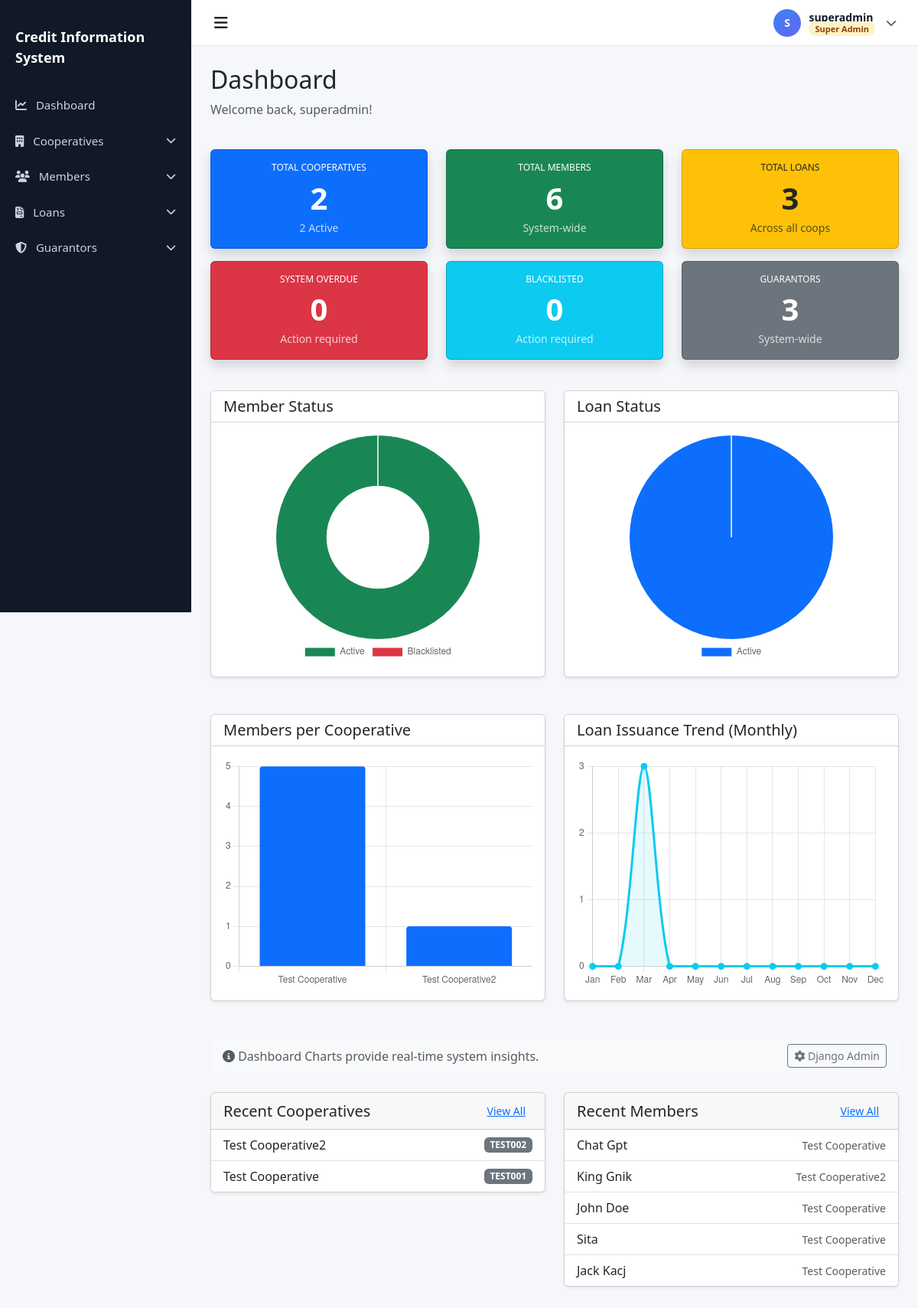
Page /accounts/dashboard/ (signed in) on the earlier database version.
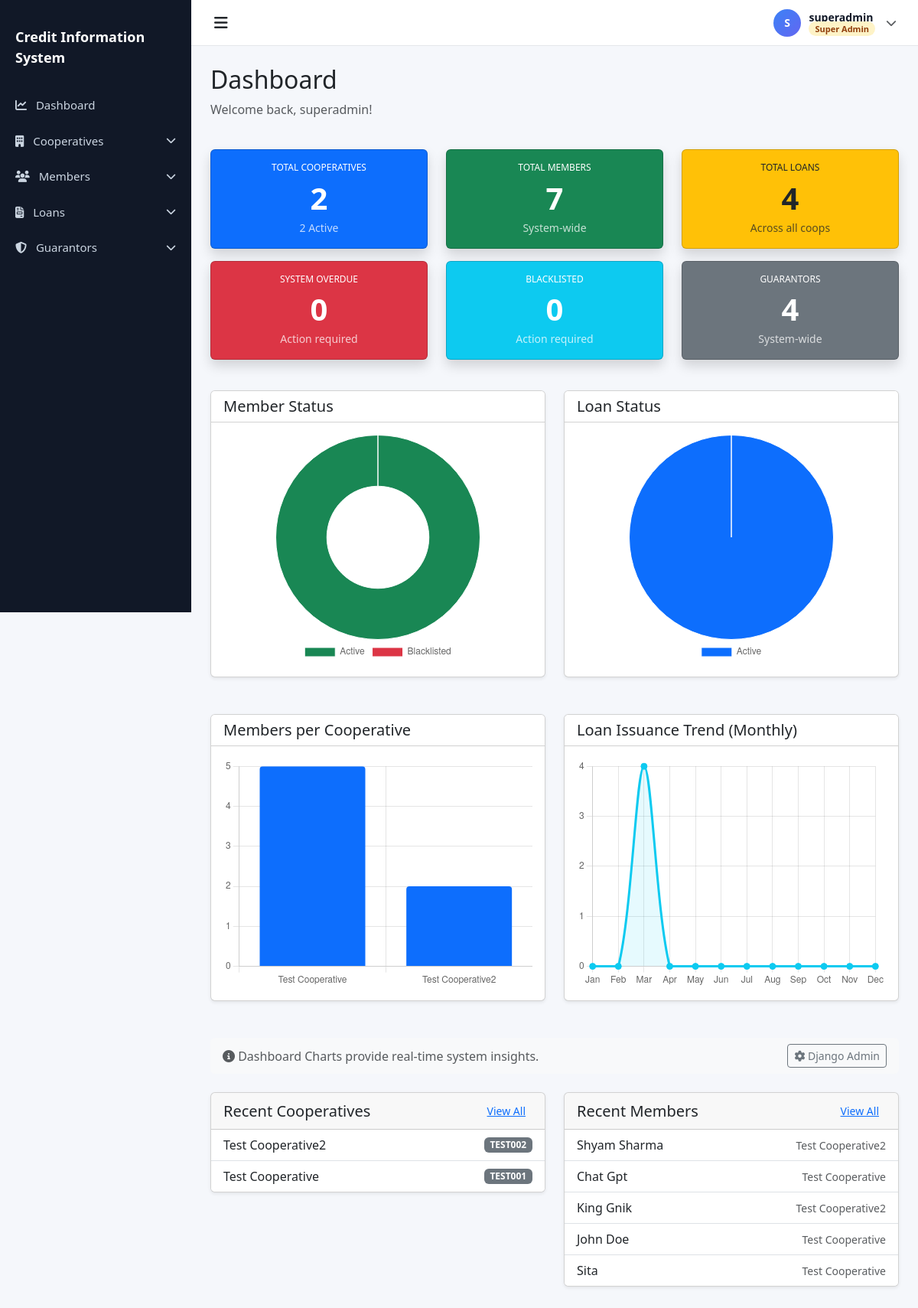
Same page on the later database version.
### cooperatives/models.py (models this page shows, shortened)
class Cooperative(models.Model):
    STATUS_CHOICES = (
        ('active', 'Active'),
        ('inactive', 'Inactive'),
    )
    name = models.CharField(max_length=255)
    code = models.CharField(max_length=50, unique=True)
    address = models.TextField()
    contact = models.CharField(max_length=255)  # Can contain phone/email
    status = models.CharField(max_length=20, choices=STATUS_CHOICES, default='active')
    created_at = models.DateTimeField(auto_now_add=True)
    updated_at = models.DateTimeField(auto_now=True)
    class Meta:
        ordering = ['-created_at']
        verbose_name_plural = 'Cooperatives'

### members/models.py (models this page shows, shortened)
class Member(models.Model):
    full_name = models.CharField(max_length=255)
    citizenship_number = models.CharField(max_length=50, unique=True)
    unique_system_id = models.CharField(max_length=100, unique=True, editable=False)
    address = models.TextField()
    phone = models.CharField(max_length=20)
    blacklist_status = models.BooleanField(default=False)
    cooperative = models.ForeignKey(
        'cooperatives.Cooperative',
        on_delete=models.CASCADE,
        related_name='members'
    )
    created_at = models.DateTimeField(auto_now_add=True)
    updated_at = models.DateTimeField(auto_now=True)
    class Meta:
        ordering = ['-created_at']
        indexes = [
            models.Index(fields=['citizenship_number']),
            models.Index(fields=['unique_system_id']),
            models.Index(fields=['blacklist_status']),
        ]

### accounts/views.py (the view, shortened to what this page needs)
# urls.py: path('dashboard/', views.DashboardView.as_view(), name='dashboard'),
class DashboardView(LoginRequiredMixin, TemplateView):
    template_name = 'accounts/dashboard.html'
    def get_context_data(self, **kwargs):
        context = super().get_context_data(**kwargs)
        user = self.request.user
        if user.is_superadmin():
            context['total_cooperatives'] = Cooperative.objects.count()
            context['active_cooperatives'] = Cooperative.objects.filter(status='active').count()
            context['total_members'] = Member.objects.count()
            context['blacklisted_members'] = Member.objects.filter(blacklist_status=True).count()
            context['total_guarantors'] = Guarantor.objects.count()
            context['total_loans'] = Loan.objects.count()
            context['system_overdue_loans'] = Loan.objects.filter(status='Overdue').count()
            context['recent_members'] = Member.objects.all().order_by('-created_at')[:5]
            context['recent_cooperatives'] = Cooperative.objects.all().order_by('-created_at')[:5]
            active_members = context['total_members'] - context['blacklisted_members']
            context['member_status_labels'] = json.dumps(['Active', 'Blacklisted'])
            context['member_status_data'] = json.dumps([active_members, context['blacklisted_members']])
            loan_stats = Loan.objects.values('status').annotate(count=Count('loan_id'))
            loan_labels = []
            loan_counts = []
            for stat in loan_stats:
                loan_labels.append(stat['status'])
                loan_counts.append(stat['count'])
            context['loan_status_labels'] = json.dumps(loan_labels)
            context['loan_status_data'] = json.dumps(loan_counts)
            coop_member_stats = Cooperative.objects.annotate(member_count=Count('members')).values('name', 'member_count')
            coop_labels = [stat['name'] for stat in coop_member_stats]
            coop_counts = [stat['member_count'] for stat in coop_member_stats]
            context['coop_member_labels'] = json.dumps(coop_labels)
            context['coop_member_data'] = json.dumps(coop_counts)
            current_year = timezone.now().year
            monthly_loans = Loan.objects.filter(loan_date__year=current_year)\
                .annotate(month=ExtractMonth('loan_date'))\
                .values('month')\
                .annotate(count=Count('loan_id'))\
                .order_by('month')
            month_names = ['Jan', 'Feb', 'Mar', 'Apr', 'May', 'Jun', 'Jul', 'Aug', 'Sep', 'Oct', 'Nov', 'Dec']
            monthly_data = [0] * 12
            for entry in monthly_loans:
                monthly_data[entry['month'] - 1] = entry['count']
            context['monthly_loan_labels'] = json.dumps(month_names)
            context['monthly_loan_data'] = json.dumps(monthly_data)
        return context

### accounts/models.py (called while the page is built)
    def is_superadmin(self):
        return self.role == 'superadmin'

### templates/accounts/dashboard.html (shortened to what the changed rows need)
{% extends 'base.html' %}
{% block content %}
<div class="row mb-4">
    <div class="col">
        <h2>Dashboard</h2>
    </div>
</div>
{% if user.is_superadmin %}
<div class="row mb-4">
    <div class="col-6 col-md-4 mb-3">
        <div class="card bg-primary text-white shadow h-100">
            <div class="card-body text-center p-2 p-md-3">
                <h6 class="card-title text-uppercase mb-2" style="font-size: 0.75rem;">Total Cooperatives</h6>
                <h2 class="display-6 fw-bold mb-1">{{ total_cooperatives }}</h2>
                <p class="mb-0 small opacity-75">{{ active_cooperatives }} Active</p>
            </div>
        </div>
    </div>
    <div class="col-6 col-md-4 mb-3">
        <div class="card bg-success text-white shadow h-100">
            <div class="card-body text-center p-2 p-md-3">
                <h6 class="card-title text-uppercase mb-2" style="font-size: 0.75rem;">Total Members</h6>
                <h2 class="display-6 fw-bold mb-1">{{ total_members }}</h2>
                <p class="mb-0 small opacity-75">System-wide</p>
            </div>
        </div>
    </div>
    <div class="col-6 col-md-4 mb-3">
        <div class="card bg-warning text-dark shadow h-100">
            <div class="card-body text-center p-2 p-md-3">
                <h6 class="card-title text-uppercase mb-2" style="font-size: 0.75rem;">Total Loans</h6>
                <h2 class="display-6 fw-bold mb-1">{{ total_loans }}</h2>
                <p class="mb-0 small opacity-75">Across all coops</p>
            </div>
        </div>
    </div>
    <div class="col-6 col-md-4 mb-3">
        <div class="card bg-danger text-white shadow h-100">
            <div class="card-body text-center p-2 p-md-3">
                <h6 class="card-title text-uppercase mb-2" style="font-size: 0.75rem;">System Overdue</h6>
                <h2 class="display-6 fw-bold mb-1">{{ system_overdue_loans }}</h2>
                <p class="mb-0 small opacity-75">Action required</p>
            </div>
        </div>
    </div>
    <div class="col-6 col-md-4 mb-3">
        <div class="card bg-info text-white shadow h-100">
            <div class="card-body text-center p-2 p-md-3">
                <h6 class="card-title text-uppercase mb-2" style="font-size: 0.75rem;">Blacklisted</h6>
                <h2 class="display-6 fw-bold mb-1">{{ blacklisted_members }}</h2>
                <p class="mb-0 small opacity-75">Action required</p>
            </div>
        </div>
    </div>
    <div class="col-6 col-md-4 mb-3">
        <div class="card bg-secondary text-white shadow h-100">
            <div class="card-body text-center p-2 p-md-3">
                <h6 class="card-title text-uppercase mb-2" style="font-size: 0.75rem;">Guarantors</h6>
                <h2 class="display-6 fw-bold mb-1">{{ total_guarantors }}</h2>
                <p class="mb-0 small opacity-75">System-wide</p>
            </div>
        </div>
    </div>
</div>
<div class="row mb-4">
    <div class="col-md-6 mb-4">
        <div class="card shadow-sm h-100">
            <div class="card-header bg-white">
                <h5 class="mb-0">Member Status</h5>
            </div>
            <div class="card-body">
                <div style="height: 300px;">
                    <canvas id="memberStatusChart"></canvas>
                </div>
            </div>
        </div>
    </div>
    <div class="col-md-6 mb-4">
        <div class="card shadow-sm h-100">
            <div class="card-header bg-white">
                <h5 class="mb-0">Loan Status</h5>
            </div>
            <div class="card-body">
                <div style="height: 300px;">
                    <canvas id="loanStatusChart"></canvas>
                </div>
            </div>
        </div>
    </div>
</div>
<div class="row mb-4">
    <div class="col-md-6 mb-4">
        <div class="card shadow-sm h-100">
            <div class="card-header bg-white">
                <h5 class="mb-0">Members per Cooperative</h5>
            </div>
            <div class="card-body">
                <div style="height: 300px;">
                    <canvas id="coopMemberChart"></canvas>
                </div>
            </div>
        </div>
    </div>
    <div class="col-md-6 mb-4">
        <div class="card shadow-sm h-100">
            <div class="card-header bg-white">
                <h5 class="mb-0">Loan Issuance Trend (Monthly)</h5>
            </div>
            <div class="card-body">
                <div style="height: 300px;">
                    <canvas id="monthlyLoanChart"></canvas>
                </div>
            </div>
        </div>
    </div>
</div>
<div class="row mb-4">
    <div class="col-md-12">
        <div class="card border-0 bg-light">
            <div class="card-body d-flex justify-content-between align-items-center py-2">
                <span class="text-muted"><i class="fa-solid fa-circle-info"></i> Dashboard Charts provide real-time
                    system insights.</span>
                <a href="/admin/" class="btn btn-outline-secondary btn-sm"><i class="fa-solid fa-gear"></i> Django
                    Admin</a>
            </div>
        </div>
    </div>
</div>
<div class="row">
    <div class="col-md-6">
        <div class="card shadow-sm mb-4">
            <div class="card-header d-flex justify-content-between align-items-center">
                <h5 class="mb-0">Recent Cooperatives</h5>
                <a href="{% url 'cooperatives:list' %}" class="btn btn-sm btn-link">View All</a>
            </div>
            <ul class="list-group list-group-flush">
                {% for coop in recent_cooperatives %}
                <li class="list-group-item d-flex justify-content-between align-items-center">
                    {{ coop.name }}
                    <span class="badge bg-secondary">{{ coop.code }}</span>
                </li>
                {% empty %}
                <li class="list-group-item text-center">No cooperatives yet.</li>
                {% endfor %}
            </ul>
        </div>
    </div>
    <div class="col-md-6">
        <div class="card shadow-sm mb-4">
            <div class="card-header d-flex justify-content-between align-items-center">
                <h5 class="mb-0">Recent Members</h5>
                <a href="{% url 'members:member_list' %}" class="btn btn-sm btn-link">View All</a>
            </div>
            <ul class="list-group list-group-flush">
                {% for member in recent_members %}
                <li class="list-group-item d-flex justify-content-between align-items-center">
                    {{ member.full_name }}
                    <small class="text-muted">{{ member.cooperative.name }}</small>
                </li>
                {% empty %}
                <li class="list-group-item text-center">No members yet.</li>
                {% endfor %}
            </ul>
        </div>
    </div>
</div>
{% endif %}
{% endblock %}

Differences in the rows shown:
no longer on this page (row unchanged): Member: full_name "Jack Kacj", cooperative.name "Test Cooperative"
added Member: full_name "Shyam Sharma", cooperative.name "Test Cooperative2"
Other differences:
{{ total_members }}: "6" → "7"
{{ total_loans }}: "3" → "4"
{{ total_guarantors }}: "3" → "4"
chart data {{ member_status_data| safe }}: [6, 0] → [7, 0]
chart data {{ coop_member_data| safe }}: [5, 1] → [5, 2]
chart data {{ monthly_loan_data| safe }}: [0, 0, 3, 0, 0, 0, 0, 0, 0, 0, 0, 0] → [0, 0, 4, 0, 0, 0, 0, 0, 0, 0, 0, 0]
